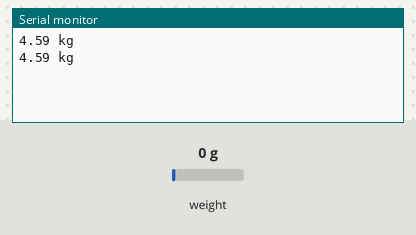
Bench run of a sketch on a simulated Arduino Uno, built with avr-gcc and run on an emulated ATmega328P. Parts: the last lines printed to the serial monitor. Inputs (shaded band) come from the test bench; at power-on: weight on the scale 0 g.

Above: at 2.0 s.
2.1 s: weight on the scale set to 100 g
At 2.9 s:
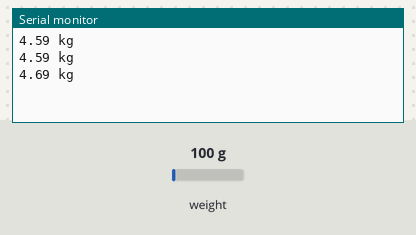
3.6 s: weight on the scale set to 1250 g
At 5.4 s:
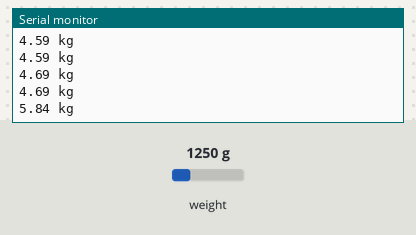
Timing chart, 0 to 6.9 s (numbered marks = the images above; inputs shaded):
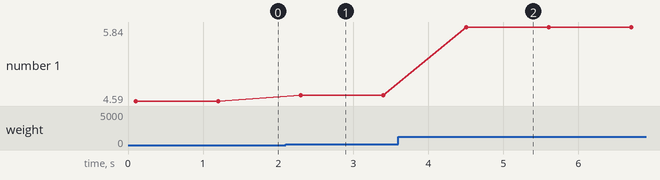

Measured:
- after the input at 2.1 s, the serial monitor: prints a new line after 0.20 s (image 1)
- after the input at 3.6 s, the serial monitor: prints a new line after 0.90 s (image 2)
- plotted number 1: 4.59 → 4.69 after the input at 2.1 s, 4.69 → 5.84 after the input at 3.6 s

The sketch:

scale_funtion.ino
```cpp
#include "HX711.h"

#define calibration_factor 104400
#define system_weight -4.592
#define DOUT  3
#define CLK  2

HX711 scale;

float storage(){
  float aux = scale.get_units() - system_weight;
  return aux;
}
void setup() {
  Serial.begin(9600);
  scale.begin(DOUT, CLK);
  scale.set_scale(calibration_factor);
}

void loop() {

  Serial.print(storage());
  Serial.print(" kg");
  Serial.println();
  delay(1000);
}
```
